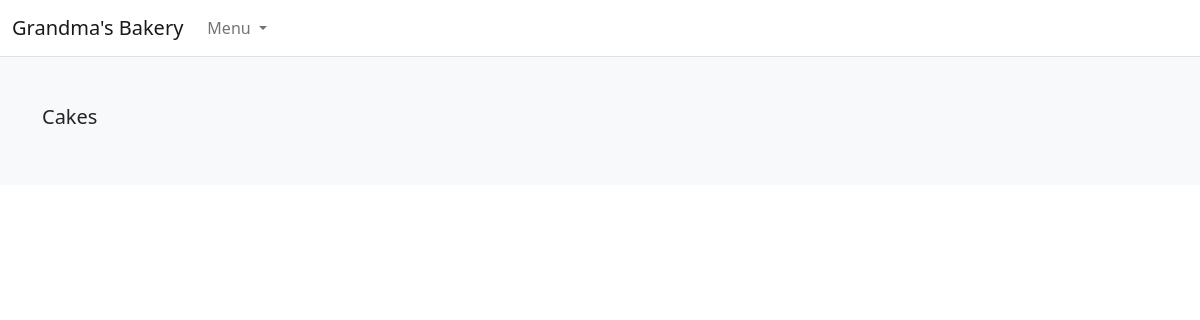
Before: /search/cakes/ with the older database file.
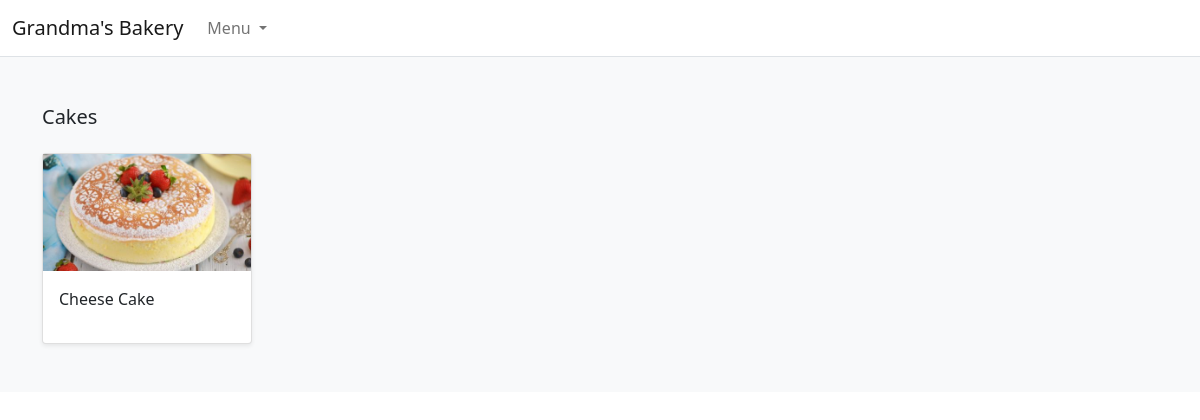
After: the same page with the newer database file.
### store/models.py (models this page shows, shortened)
class Product(models.Model):
    category = models.ForeignKey(Category,related_name='product',on_delete=models.CASCADE)
    created_by = models.ForeignKey(User, on_delete=models.CASCADE, related_name='product_creator')
    name = models.CharField(max_length=255)
    description = models.TextField(blank=True)
    image = models.ImageField(upload_to='images/')
    slug = models.SlugField(max_length=255)
    price = models.DecimalField(max_digits=4, decimal_places=2)
    in_stock = models.BooleanField(default=True)
    is_active = models.BooleanField(default=True)
    created = models.DateTimeField(auto_now_add=True)
    updated = models.DateTimeField(auto_now=True)
    objects = models.Manager()
    products = ProductManager()
    class Meta:
        verbose_name_plural = 'Products'
        ordering = ('-created',)
    def get_absolute_url(self):
        return reverse("store:product_detail",args=[self.slug])

### store/views.py (the view)
# urls.py: path('search/<slug:category_slug>/', views.category_list, name='category_list'),
def category_list(request,category_slug):
    category = get_object_or_404(Category,slug=category_slug)
    products = Product.objects.filter(category=category)
    return render(request, 'store/products/category.html',{'category':category,'products':products})

### store/context_processors.py (called while the page is built)
def categories(request):
    return {
        'categories': Category.objects.all()
    }

### store/models.py (called while the page is built)
    def get_absolute_url(self):
        return reverse("store:category_list", args=[self.slug])

### templates/store/products/category.html (shortened to what this page needs)
{% extends "../base.html" %}
{% load static %}
{% block content %}
<main>
  <div class="album py-5 bg-light">
    <div class="container">
      <div class="pb-3 h5">{{category.name|title}}</div>
      <div class="row row-cols-1 row-cols-sm-2 row-cols-md-5 g-3">
        {% for product in products %}
        <div class="col">
          <div class="card shadow-sm">
            <img class="img-fluid" alt="Responsive image" src="{{ product.image.url }}">
            <div class="card-body">
              <p class="card-text">
                <a class="text-dark text-decoration-none" href="{{ product.get_absolute_url }}">{{ product.name }}</a>
              </p>
            </div>
          </div>
        </div>
        {% endfor %}
      </div>
    </div>
  </div>
</main>
{% endblock %}

Changed rows visible on the page:
now on this page (row edited): Product: image (picture), name "Cheese Cake"
